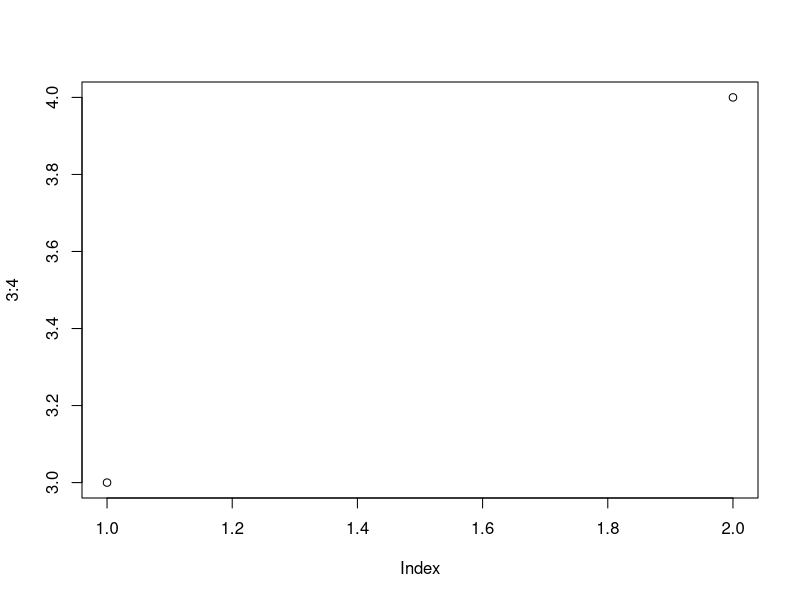
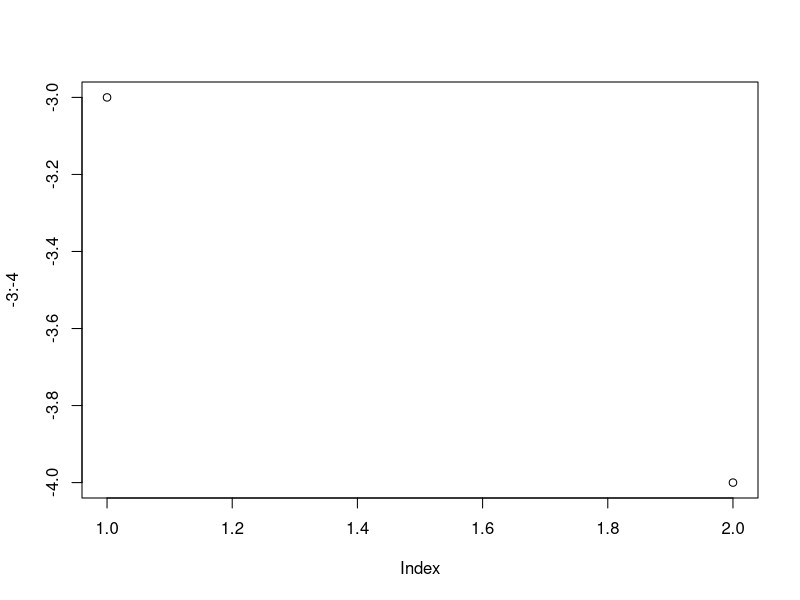
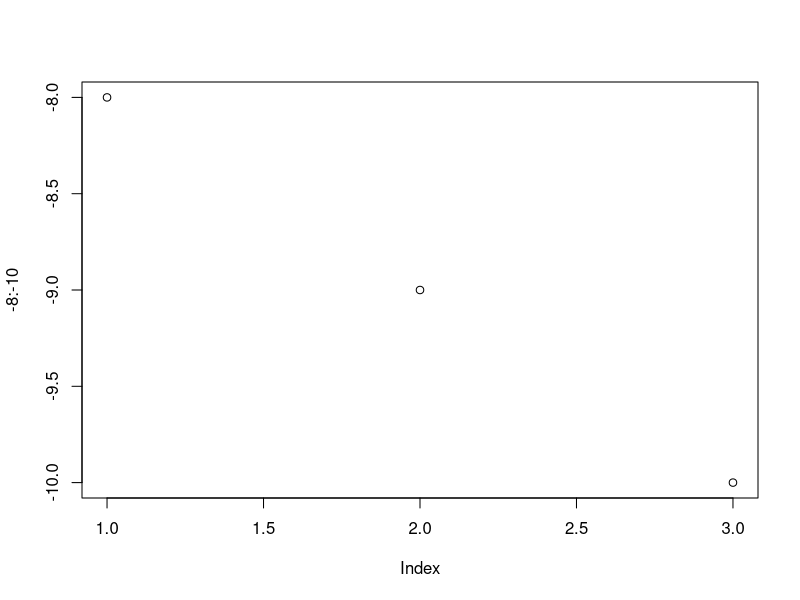
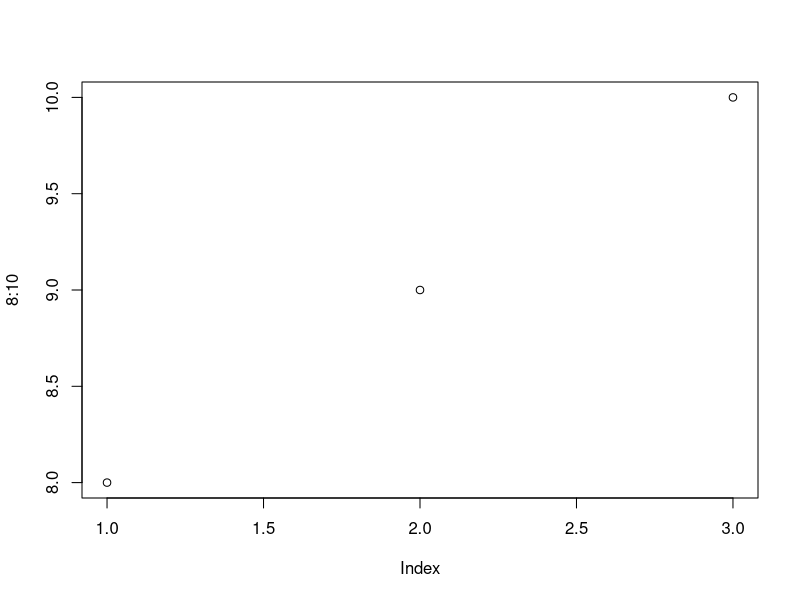
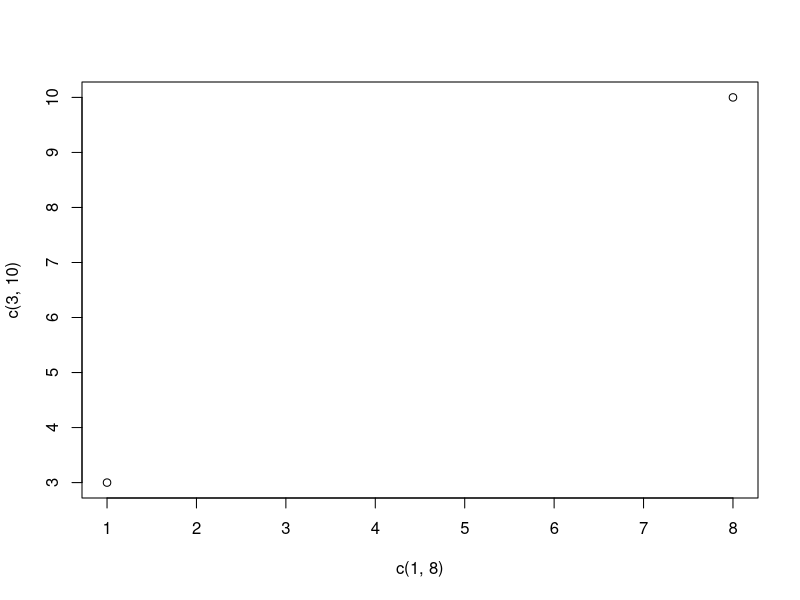
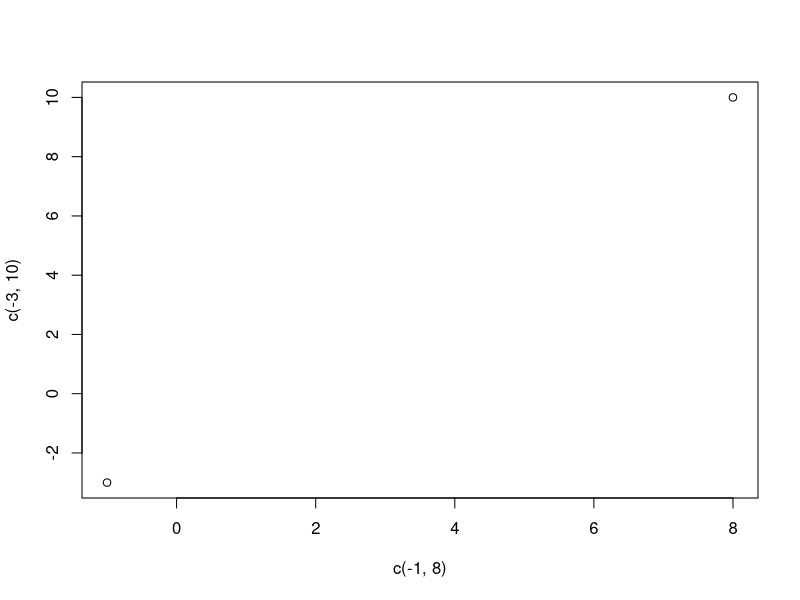
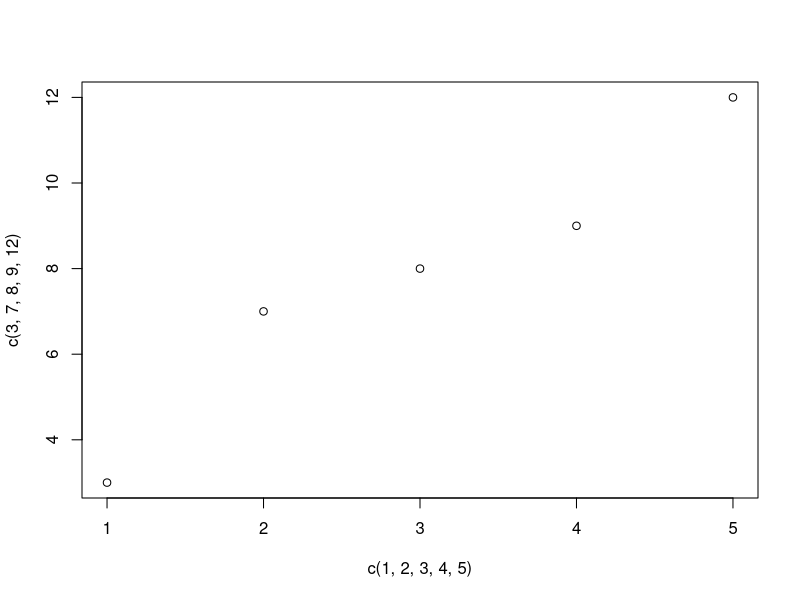
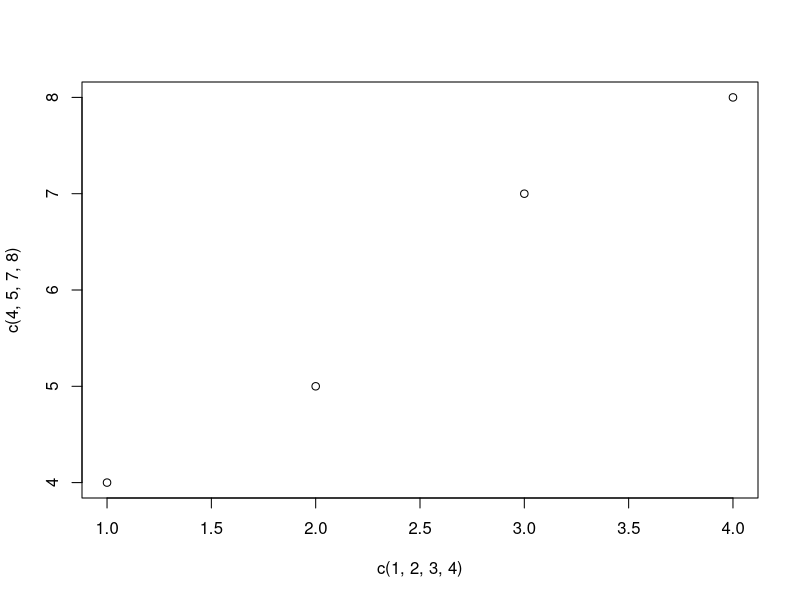

Generate these figures, in order, with R:
#plots 
plot(3:4)
plot(-3:-4)
plot(-8:-10)
plot(8:10)
#Draw two points in the diagram, one at position (1, 3) and one in position (8, 10):
plot(c(1, 8), c(3, 10))
plot(c(-1,8),c(-3,10))
#Multiple Points
plot(c(1, 2, 3, 4, 5), c(3, 7, 8, 9, 12))
plot(c(1,2,3,4), c(4,5,7,8))
#For better organization, when you have many values, it is better to use variables:
x=c(2,3,4,5)
y=c(4,5,6,7)
plot(x,y)
#Sequences of Points
plot(1:10)
#Draw a Line
plot(1:10,type="l")
#Plot Labels
plot(1:10, main="My Graph", xlab="The x-axis", ylab="The y axis",type="l")
plot(-1:-10, main="My Graph", xlab="The x-axis", ylab="The y axis",type="l")
#Colors
plot(1:10, col="red")
plot(1:10,main="my plot",xlab="the axis",ylab="the y axis",type="l",col="green")
#Size
plot(1:10,cex=3)
plot(1:10,main="rizwan",xlab="the axis",ylab="the ylab",col="darkgreen",cex=2)
#Point Shape
plot(1:10, pch=23, cex=2)
plot(1:10,main="rizwan",xlab="the axis",ylab="the ylab",col="red",cex=2,
     pch=22)
#Line Width
plot(1:10, type="l", lwd=4)
#Line Styles
plot(1:10, type="l", lwd=5, lty=3)
#Multiple Lines
line1 <- c(1,2,3,4,5,10)
line2 <- c(2,5,7,8,9,10)
line3 <-c(3,5,7,9,6,4,23)

plot(line1, type = "l", col = "blue")
lines(line2, type="l", col = "red")
lines(line3,type="l",col="green")
#advanced plots
#R Plot Function without course
x <- seq(-pi,pi,0.1)
plot(x, sin(x))
#Adding Titles and Labeling Axes
plot(x, sin(x),
     main="The Sine Function",
     ylab="sin(x)")
#Changing Color and Plot Type
#"p" - points
#"l" - lines
#"b" - both points and lines
#"c" - empty points joined by lines
#"o" - overplotted points and lines
#"s" and "S" - stair steps
#"h" - histogram-like vertical lines
#"n" - does not produce any points or lines
plot(x, sin(x),
     main="The Sine Function",
     ylab="sin(x)",
     type="l",
     col="blue")
#Overlaying Plots Using legend() function
plot(x, sin(x),
     main="Overlaying Graphs",
     ylab="",
     type="l",
     col="blue")
lines(x,cos(x), col="red")
legend("topleft",
       c("sin(x)","cos(x)"),
       fill=c("blue","red")
)
